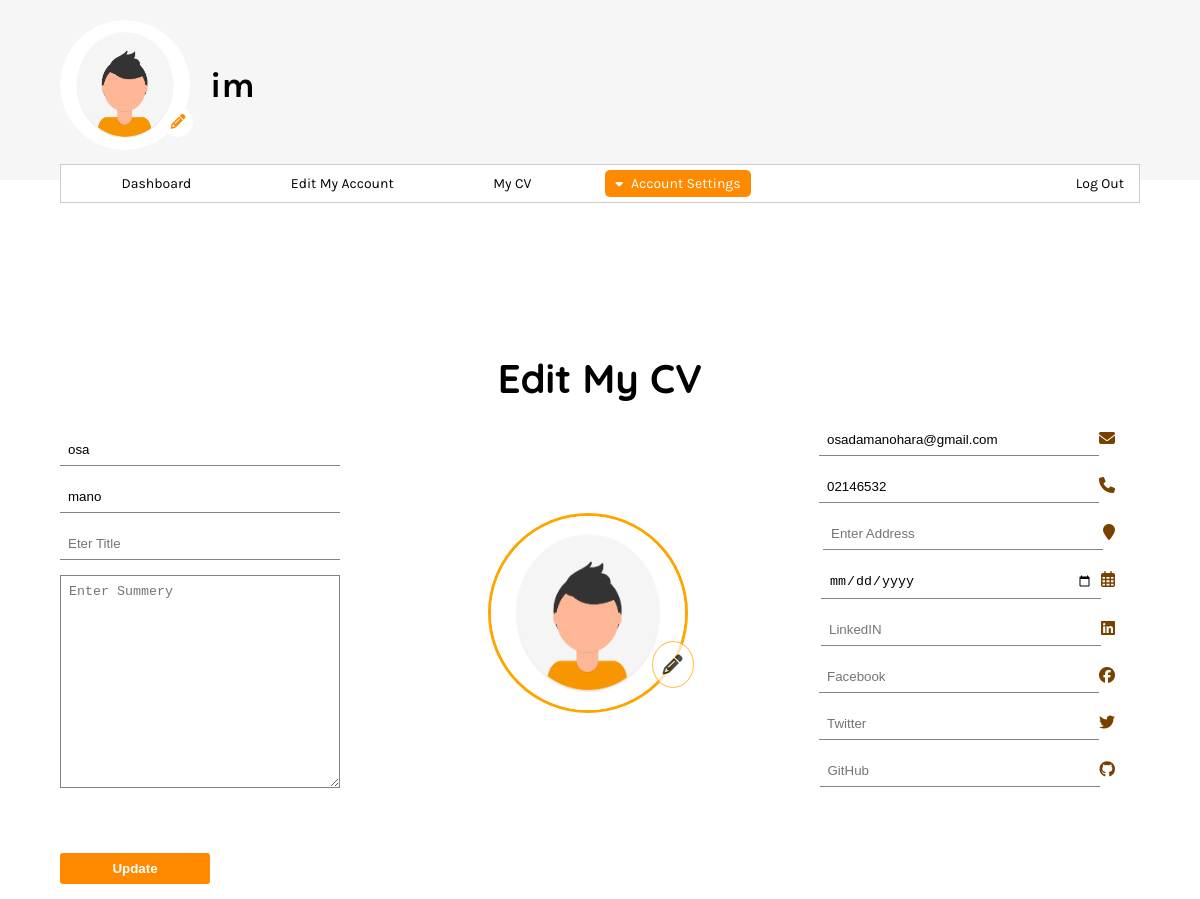
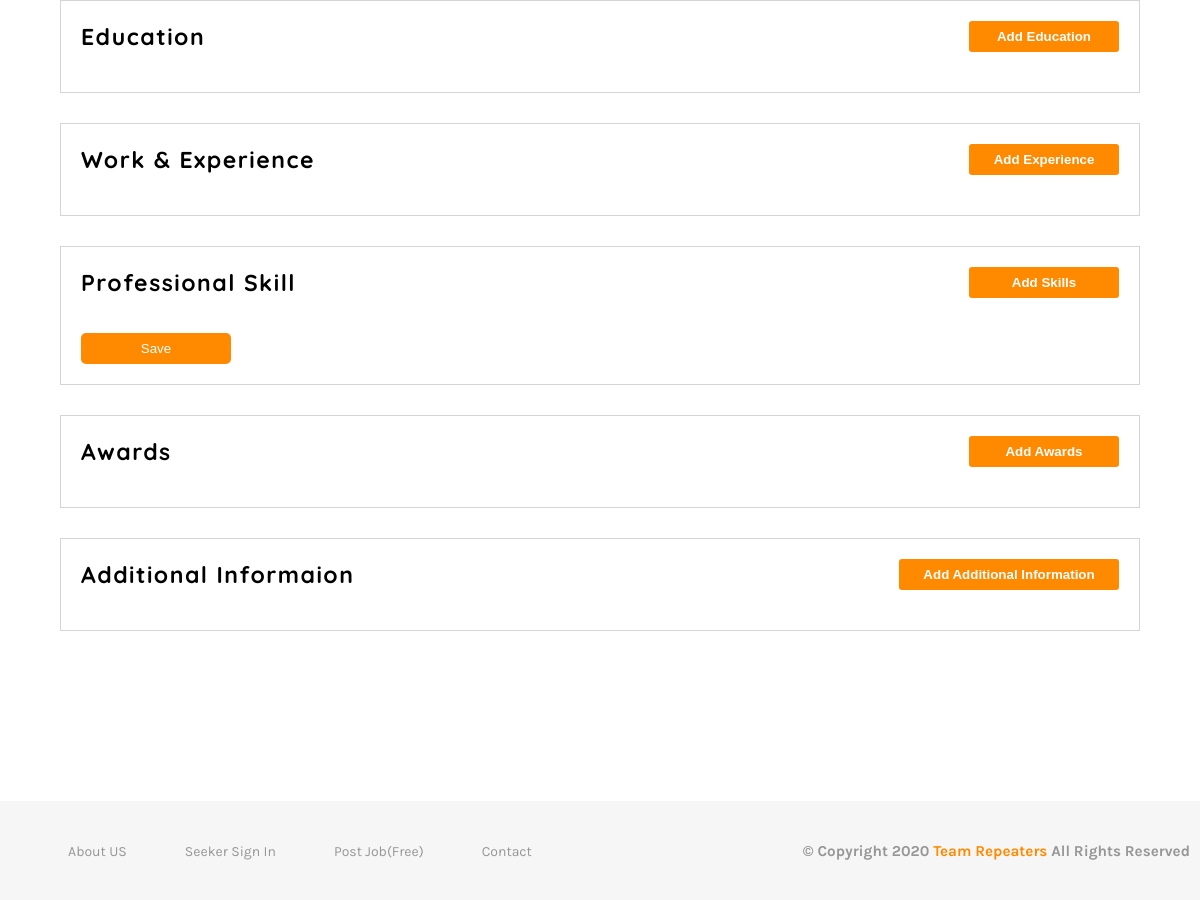
The page /seekerdashboard-ecv.php (signed in) on the database its author committed (2 pictures, top to bottom).
### tables this page shows
CREATE TABLE IF NOT EXISTS `seeker` (
  `seeker_id` int(255) NOT NULL AUTO_INCREMENT,
  `first_name` varchar(50) NOT NULL,
  `last_name` varchar(50) NOT NULL,
  `username` varchar(30) NOT NULL,
  `qualification` varchar(200) NOT NULL DEFAULT 'no',
  `email` varchar(100) NOT NULL,
  `phone_number` varchar(20) NOT NULL,
  `password` varchar(100) NOT NULL,
  `is_image` tinyint(1) NOT NULL,
  `is_deleted` tinyint(1) NOT NULL,
  PRIMARY KEY (`seeker_id`)
);

### seekerdashboard-ecv.php (the view, shortened to what the rows shown need)
<?php require_once("inc/connection.php"); ?>
<?php
	$seeker_username = $_SESSION["username"];
	$seeker_id =$_SESSION["seeker_id"];
?>
<?php
	$ed_pr="";
	$we_pr="";
	$aw_pr="";
	$sk_pr="";
	$addi_pr="";
	$email="";
			$phonenumber="";
	$query="SELECT * FROM cv WHERE user_id='{$seeker_id}' LIMIT 1";
	$query_sh="SELECT * FROM sh_media WHERE user_id='{$seeker_id}' LIMIT 1";
	$query_aw = "SELECT * FROM awards WHERE user_id='{$seeker_id}'";
	$query_ed = "SELECT * FROM education WHERE user_id='{$seeker_id}'";
	$query_we = "SELECT * FROM work_experience WHERE user_id='{$seeker_id}'";
	$query_sk = "SELECT * FROM professional_skills WHERE user_id='{$seeker_id}'";
	$query_addi = "SELECT * FROM additional_cv WHERE user_id='{$seeker_id}'";
	$result_set = mysqli_query($connection,$query);
	$result_set_sh = mysqli_query($connection,$query_sh);
	$result_set_aw = mysqli_query($connection,$query_aw);
	$result_set_ed = mysqli_query($connection,$query_ed);
	$result_set_we = mysqli_query($connection,$query_we);
	$result_set_sk = mysqli_query($connection,$query_sk);
	$result_set_addicv = mysqli_query($connection,$query_addi);
	if (mysqli_num_rows($result_set)==1) {
		$result = mysqli_fetch_assoc($result_set);
		$is_deleted=$result["is_deleted"];
		if ($is_deleted==0) {
			$firstname=$result["first_name"];
			$lastname=$result["last_name"];
			$title=$result["title"];
			$description=$result["description"];
			$email=$result["email"];
			$phonenumber=$result["phone_number"];
			$address=$result["address"];
			$birthday=$result["birth_day"];
			if(mysqli_num_rows($result_set_sh)==1){
				$sh_result = mysqli_fetch_assoc($result_set_sh);
				$linkedIN=$sh_result["linked_in"];
				$facebook=$sh_result["facebook"];
				$twitter=$sh_result["twitter"];
				$git=$sh_result["git_hub"];
			}
			if(mysqli_num_rows($result_set_ed)>0){
				while ($aw_result = mysqli_fetch_assoc($result_set_ed)) {
					$education_title=$aw_result["edu_title"];
					$education_year=$aw_result["edu_year"];
					$education_institute=$aw_result["edu_institute"];
					$education_description=$aw_result["edu_description"];
					$no = $aw_result["no"];
					$ed_pr .= '<div class="ed_fl_row">';
					$ed_pr .= '<div class="buttoned">';
					$ed_pr .= '<button type="button" id="sh_ed" onclick="showform(event)"><i class="fas fa-pencil-alt"></i></button>';
					$ed_pr .= '<button type="button" id="dl_ed" onclick="dl_ed(event),deletefr('.$no.',\'ed\')"><i class="far fa-trash-alt"></i></button>';
					$ed_pr .= '</div>';
					$ed_pr .= '<div class="content">';
					$ed_pr .='<h5>'.$education_year.'</h5>';
					$ed_pr .= '<h2>'.$education_title.'</h2>';
					$ed_pr .= '<h3>'.$education_institute.'</h3>';
					$ed_pr .= '<h4>'.$education_description.'</h4>';
					$ed_pr .= '</div>';
					$ed_pr .= '<div class="ed_form e_form">';
					$ed_pr .= '<form action="seekerdashboard-ecv.php" method="POST">';
					$ed_pr .= '<p>';
					$ed_pr .= '<input type="hidden" name="no" value="'.$no.'"';
					$ed_pr .= '<label for="">Title</label>';
					$ed_pr .= '<input type="text" name="education_title" value="'.$education_title.'">';
					$ed_pr .= '</p>';
					$ed_pr .= '<p>';
					$ed_pr .= '<label for="">Year</label>';
					$ed_pr .= '<input type="month" name="education_year" value="'.$education_year.'">';
					$ed_pr .= '</p>';
					$ed_pr .= '<p>';
					$ed_pr .= '<label for="">Institute</label>';
					$ed_pr .= '<input type="text" name="education_institute" value="'.$education_institute.'">';
					$ed_pr .= '</p>';
					$ed_pr .= '<p>';
					$ed_pr .= '<label for="">Description</label>';
					$ed_pr .= '<textarea name="education_description" maxlength="500">'.$education_description.'</textarea>';
					$ed_pr .= '</p>';
					$ed_pr .= '<input type="submit" name="ed_su" value="Add">';
					$ed_pr .= '</form>';
					$ed_pr .= '</div>';
					$ed_pr .= '</div>';
				}
			}
			if(mysqli_num_rows($result_set_we)>0){
				while ($we_result = mysqli_fetch_assoc($result_set_we)) {
					$work_title=$we_result["wk_title"];
					$work_company=$we_result["wk_company"];
					$work_year=$we_result["wk_years"];
					$work_description=$we_result["wk_description"];
					$no = $we_result["no"];
					$we_pr .= '<div class="we_row">';
					$we_pr .= '<div class="buttoned">';
					$we_pr .= '<button type="button" id="sh_we" onclick="showform(event)"><i class="fas fa-pencil-alt"></i></button>';
					$we_pr .= '<button type="button" id="dl_we" onclick="dl_we(event),deletefr('.$no.',\'we\')"><i class="far fa-trash-alt"></i></button>';
					$we_pr .= '</div>';
					$we_pr .= '<div class="content">';
					$we_pr .='<h5>'.$work_year.'</h5>';
					$we_pr .= '<h2>'.$work_title.'</h2>';
					$we_pr .= '<h3>'.$work_company.'</h3>';
					$we_pr .= '<h4>'.$work_description.'</h4>';
					$we_pr .= '</div>';
					$we_pr .= '<div class="we_form e_form">';
					$we_pr .= '<form action="seekerdashboard-ecv.php" method="POST">';
					$we_pr .= '<p>';
					$we_pr .= '<input type="hidden" name="wno" value="'.$no.'"';
					$we_pr .= '<label for="">Title</label>';
					$we_pr .= '<input type="text" name="work_title" value="'.$work_title.'">';
					$we_pr .= '</p>';
					$we_pr .= '<p>';
					$we_pr .= '<label for="">Institute</label>';
					$we_pr .= '<input type="text" name="work_company" value="'.$work_company.'">';
					$we_pr .= '</p>';
					$we_pr .= '<p>';
					$we_pr .= '<label for="">Year</label>';
					$we_pr .= '<input type="month" name="work_year" value="'.$work_year.'">';
					$we_pr .= '</p>';
					$we_pr .= '<p>';
					$we_pr .= '<label for="">Description</label>';
					$we_pr .= '<textarea name="work_description" maxlength="500">'.$work_description.'</textarea>';
					$we_pr .= '</p>';
					$we_pr .= '<input type="submit" name="we_su" value="Add">';
					$we_pr .= '</form>';
					$we_pr .= '</div>';
					$we_pr .= '</div>';
				}
			}
			if(mysqli_num_rows($result_set_sk)>0){
				while ($sk_result = mysqli_fetch_assoc($result_set_sk)) {
					$title1=$sk_result["title"];
					$percentage=$sk_result["percentage"];
					$sk_pr .= '<div class="sk_row">';
					$sk_pr .= '<p>';
					$sk_pr .= '<label for="">Title</label>';
					$sk_pr .= '<input type="text" name="professional_title1[]" value="'.$title1.'">';
					$sk_pr .= '<input type="hidden" name="skno[]" value="'.$sk_result['no'].'"';
					$sk_pr .= '</p>';
					$sk_pr .= '<div class="prc">';
					$sk_pr .= '<div class="twopc">';
					$sk_pr .= '<label for="">Percentage</label>';
					$sk_pr .= '<input type="range" name="professional_precenage1[]" min="0" max="100" class="range" id="get1" value="'.$percentage.'" oninput="scrol(event)">';
					$sk_pr .= '</div>';
					$sk_pr .= '<div class="twopcs">';
					$sk_pr .= '<input type="text" name="range_value_1" class="range_box" id="valu1" value="'.$percentage.'" oninput="just1()">';
					$sk_pr .= '<span>%</span>';
					$sk_pr .= '<button type="button" class="butdl" onclick="dl_row(event);deletesk('.$sk_result['no'].');"><i class="fas fa-trash"></i></button>';
					$sk_pr .= '</div>';
					$sk_pr .= '</div>';
					$sk_pr .= '</div>';
				}
			}
			if(mysqli_num_rows($result_set_aw)>0){
				while ($aw_result = mysqli_fetch_assoc($result_set_aw)) {
					$award_title=$aw_result["aw_title"];
					$award_institute=$aw_result["aw_institute"];
					$awards_year=$aw_result["aw_year"];
					$award_description=$aw_result["aw_description"];
					$no = $aw_result["no"];
					$aw_pr .= '<div class="aw_fl_row">';
					$aw_pr .= '<div class="buttoned">';
					$aw_pr .= '<button type="button" id="sh_ed" onclick="showform(event)"><i class="fas fa-pencil-alt"></i></button>';
					$aw_pr .= '<button type="button" id="dl_ed" onclick="dl_aw(event);deletefr('.$no.',\'aw\')"><i class="far fa-trash-alt"></i></button>';
					$aw_pr .= '</div>';
					$aw_pr .= '<div class="content">';
					$aw_pr .='<h5>'.$awards_year.'</h5>';
					$aw_pr .= '<h2>'.$award_title.'</h2>';
					$aw_pr .= '<h3>'.$award_institute.'</h3>';
					$aw_pr .= '<h4>'.$award_description.'</h4>';
					$aw_pr .= '</div>';
					$aw_pr .= '<div class="aw_form e_form">';
					$aw_pr .= '<form action="seekerdashboard-ecv.php" method="POST">';
					$aw_pr .= '<input type="hidden" name="awno" value="'.$no.'"';
					$aw_pr .= '<p>';
					$aw_pr .= '<label for="">Title</label>';
					$aw_pr .= '<input type="text" name="award_title" value="'.$award_title.'">';
					$aw_pr .= '</p>';
					$aw_pr .= '<p>';
					$aw_pr .= '<label for="">Institute</label>';
					$aw_pr .= '<input type="text" name="award_institute" value="'.$award_institute.'">';
					$aw_pr .= '</p>';
					$aw_pr .= '<p>';
					$aw_pr .= '<label for="">Year</label>';
					$aw_pr .= '<input type="month" name="awards_year" value="'.$awards_year.'">';
					$aw_pr .= '</p>';
					$aw_pr .= '<p>';
					$aw_pr .= '<label for="">Description</label>';
					$aw_pr .= '<textarea name="award_description" maxlength="500">'.$award_description.'</textarea>';
					$aw_pr .= '</p>';
					$aw_pr .= '<input type="submit" name="aw_su" value="Add">';
					$aw_pr .= '</form>';
					$aw_pr .= '</div>';
					$aw_pr .= '</div>';
				}
			}
			if(mysqli_num_rows($result_set_addicv)>0){
				while ($addi_result = mysqli_fetch_assoc($result_set_addicv)) {
					$chs_heading = $addi_result['chs_headings'];
					$chs_title=$addi_result["chs_title"];
					$chs_company=$addi_result["chs_company"];
					$chs_date=$addi_result["chs_date"];
					$chs_description=$addi_result["chs_description"];
					$no = $addi_result["no"];
					$addi_pr .= '<div class="addi_fl_row">';
					$addi_pr .= '<div class="buttoned">';
					$addi_pr .= '<button type="button" id="sh_sddi" onclick="showform(event)"><i class="fas fa-pencil-alt"></i></button>';
					$addi_pr .= '<button type="button" id="dl_addi" onclick="dl_addi(event);deletefr('.$no.',\'addi\')"><i class="far fa-trash-alt"></i></button>';
					$addi_pr .= '</div>';
					$addi_pr .= '<div class="content">';
					$addi_pr .= '<h1 id="addi_heading" style="margin-bottom:10px;font-size:22px">'.$chs_heading.'</h1>';
					$addi_pr .='<h5>'.$chs_date.'</h5>';
					$addi_pr .= '<h2>'.$chs_title.'</h2>';
					$addi_pr .= '<h3>'.$chs_company.'</h3>';
					$addi_pr .= '<h4>'.$chs_description.'</h4>';
					$addi_pr .= '</div>';
					$addi_pr .= '<div class="aw_form e_form">';
					$addi_pr .= '<form action="seekerdashboard-ecv.php" method="POST">';
					$addi_pr .= '<input type="hidden" name="addino" value="'.$no.'"';
					$addi_pr .= '<p>';
					$addi_pr .= '<label for="">Heading</label>';
					$addi_pr .= '<input type="text" name="chs_heading" value="'.$chs_heading.'">';
					$addi_pr .= '</p>';
					$addi_pr .= '<p>';
					$addi_pr .= '<label for="">Title</label>';
					$addi_pr .= '<input type="text" name="chs_title" value="'.$chs_title.'">';
					$addi_pr .= '</p>';
					$addi_pr .= '<p>';
					$addi_pr .= '<label for="">Institute</label>';
					$addi_pr .= '<input type="text" name="chs_company" value="'.$chs_company.'">';
					$addi_pr .= '</p>';
					$addi_pr .= '<p>';
					$addi_pr .= '<label for="">Year</label>';
					$addi_pr .= '<input type="month" name="chs_date" value="'.$chs_date.'">';
					$addi_pr .= '</p>';
					$addi_pr .= '<p>';
					$addi_pr .= '<label for="">Description</label>';
					$addi_pr .= '<textarea name="chs_description" maxlength="500">'.$chs_description.'</textarea>';
					$addi_pr .= '</p>';
					$addi_pr .= '<input type="submit" name="addi_su" value="Add">';
					$addi_pr .= '</form>';
					$addi_pr .= '</div>';
					$addi_pr .= '</div>';
				}
			}
		}else{
			$firstname="";
			$lastname="";
			$title="";
			$description="";
			$email="";
			$phonenumber="";
			$address="";
			$birthday="";
			$linkedIN="";
			$facebook="";
			$twitter="";
			$git="";
			$education_title="";
			$education_year="";
			$education_institute="";
			$education_description="";
			$work_title="";
			$work_name="";
			$work_year="";
			$work_description="";
			$award_title="";
			$award_institute="";
			$awards_year="";
			$award_description="";
		}
	}
	else{
		$query="SELECT * FROM seeker WHERE seeker_id = '{$seeker_id}'";
		$result_set =mysqli_query($connection,$query);
		if (mysqli_num_rows($result_set)==1) {
			$user= mysqli_fetch_assoc($result_set);
			$firstname=$user["first_name"];
			$lastname=$user["last_name"];
			$email=$user["email"];
			$phonenumber=$user["phone_number"];
		}
	}
?>
<!DOCTYPE html>
<html lang="en">
<head>
	<link rel="stylesheet" href="css/seekerdashboard.css">
	<link rel="stylesheet" href="css/seekerdashboard-ecv.css">
	<link rel="stylesheet" href="https://cdnjs.cloudflare.com/ajax/libs/cropper/4.1.0/cropper.min.css">
	<link rel="stylesheet" href="css/media-queries/seekerdashboardheader.css">
	<link rel="stylesheet" href="css/media-queries/seekerdashboard-ecv-media.css">
</head>
<body>
	<header>
		<div class="main">
			<div class="row">
				<div class="column">
					<div class="seeker-name">
						<h2><?php echo $seeker_username; ?></h2>
					</div>
				</div>
			</div>
		</div>
	</header>
	<div class="section">
		<div class="ed-main">
			<div class="create">
				<h1>Edit My CV</h1>
			</div>
			<form action="seekerdashboard-ecv.php" method="post" enctype="multipart/form-data">
				<div class="cv">
					<div class="row1">
						<div class="column">
							<p>
								<input type="text" name="firstname" placeholder="Eter First Name" value="<?php echo $firstname ?>">
							</p>
							<p>
								<input type="text" name="lastname" placeholder="Eter Last Name" value="<?php echo $lastname ?>">
							</p>
						</div>
						<div class="column">
							<p>
							<input type="email" name="email" placeholder="Enter Email"  value="<?php echo $email; ?>"><i class="fas fa-envelope"></i>
							</p>
							<p>
							<input type="text" name="phonenumber" placeholder="Enter Phone Number"  value="<?php echo $phonenumber; ?>"><i class="fas fa-phone"></i>
							</p>
						</div>
					</div>
				</div>
			</form>
				<div class="row2">
						<div class="row">
							<div class="rowsec">
								<div class="add_row">
									<h1>Education</h1>
								</div>
							</div>
						</div>
						<div class="row">
							<div class="rowsec">
								<div class="add_row">
									<h1>Work & Experience</h1>
								</div>
							</div>
						</div>
						<div class="row">
							<div class="rowsec">
								<div class="add_row">
									<h1>Professional Skill</h1>
								</div>
							</div>
						</div>
						<div class="row">
							<div class="rowsec">
								<div class="add_row">
									<h1>Awards</h1>
								</div>
							</div>
						</div>
						<div class="row">
							<div class="rowsec">
								<div class="add_row">
									<h1>Additional Informaion</h1>
								</div>
							</div>
						</div>
				</div>
		</div>
	</div>
</body>
</html>

### rows shown on the page
seeker: firstname "osa", lastname "mano", email "osadamanohara@gmail.com", phonenumber "02146532"

### other values the page prints
$seeker_username "im"
